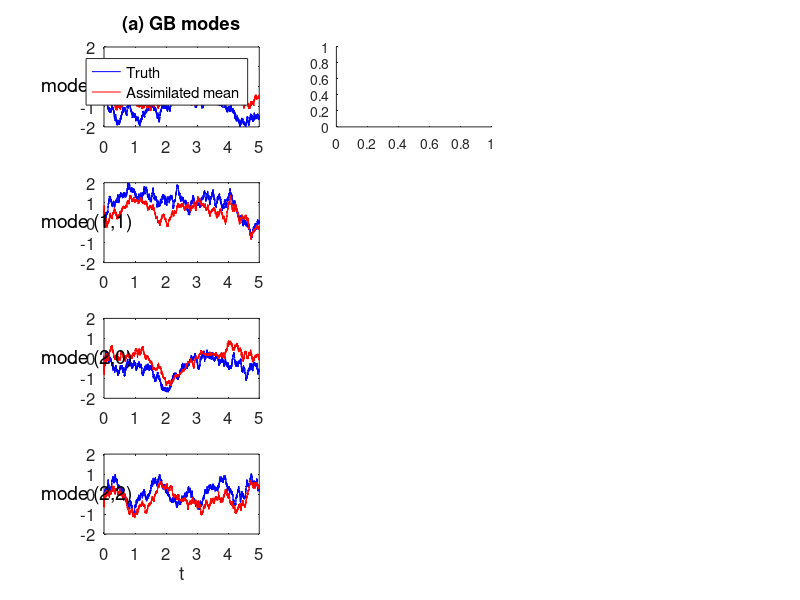

Write MATLAB code to recreate this figure. (Note: this script raises an error after producing the figure.)
rng(1);
n = 8;24; % model dim
L = 10; % num of obs
epsilon = 1;
k = [1, 0, 1, -1;%, 2, 0, 1, 2, 2, -1, 2, -2;
     0, 1, 1,  1];%, 0, 2, 2, 1, -1, 2, 2,  2];
kk = [k,k,k];

sigmal = 0.2;
omegak_p = 1/epsilon * sqrt(k(1,:).^2 + k(2,:).^2 + 1);
omegak_m = - 1/epsilon * sqrt(k(1,:).^2 + k(2,:).^2 + 1);

rk1 = [1./sqrt(k(1,:).^2 + k(2,:).^2+1) .* (-1i * k(2,:));
    1./sqrt(k(1,:).^2 + k(2,:).^2+1) .* (1i * k(1,:))];
rk2 = [1./sqrt(k(1,:).^2 + k(2,:).^2)/sqrt(2)/sqrt(k(1,:).^2 + k(2,:).^2 + 1) .* (1i * k(2,:) + k(1,:) .* sqrt(k(1,:).^2 + k(2,:).^2 + 1));
    1./sqrt(k(1,:).^2 + k(2,:).^2)/sqrt(2)/sqrt(k(1,:).^2 + k(2,:).^2 + 1) .* (-1i * k(1,:) + k(2,:) .* sqrt(k(1,:).^2 + k(2,:).^2 + 1))];
rk3 = [1./sqrt(k(1,:).^2 + k(2,:).^2)/sqrt(2)/sqrt(k(1,:).^2 + k(2,:).^2 + 1) .* (1i * k(2,:) - k(1,:) .* sqrt(k(1,:).^2 + k(2,:).^2 + 1));
    1./sqrt(k(1,:).^2 + k(2,:).^2)/sqrt(2)/sqrt(k(1,:).^2 + k(2,:).^2 + 1) .* (-1i * k(1,:) - k(2,:) .* sqrt(k(1,:).^2 + k(2,:).^2 + 1))];
rk = [rk1,rk2,rk3];
dk1 = -[0.5:0.05:1.05];
dk2 = -[0.65:0.05:1.2];
dk3 = -[0.65:0.05:1.2];
ak1 = zeros(n,n);
ak2 = zeros(n,n);
ak3 = zeros(n,n);
for i = 1:2:n
    ak1(i,i) = dk1((i+1)/2);
    ak1(i+1,i+1) = ak1(i,i);    
    ak2(i,i) = dk2((i+1)/2);
    ak2(i+1,i+1) = ak2(i,i); 
    ak2(i,i+1) = -omegak_p((i+1)/2);
    ak2(i+1,i) =  omegak_p((i+1)/2);
    ak3(i,i) = dk3((i+1)/2);
    ak3(i+1,i+1) = ak3(i,i);
    ak3(i,i+1) = -omegak_m((i+1)/2);
    ak3(i+1,i) =  omegak_m((i+1)/2);
end


a0 = zeros(3*n,1);
ak = blkdiag(ak1,ak2,ak3);
dt = 0.0001;
a1 = ak;
sigmak1 = eye(n);
sigmak2 = eye(n);
sigmak3 = eye(n);
sigmak = blkdiag(sigmak1,sigmak2,sigmak3);

b2 = sigmak;
Sgm1 = sigmal * eye(2*L);
InvBoB = (Sgm1 * Sgm1')^(-1);

T = 5;
NN = round(T/dt);
uII = zeros(3*n,NN);
uI = zeros(2*L,NN);
G = zeros(L*2,3*n);
uI(:,1) = rand(2*L,1)*pi*2-pi;
x = uI(1:2:end,1);x=x';
y = uI(2:2:end,1);y=y';
rng(2)
for i = 2:NN
    uII(:,i) = uII(:,i-1) + (a0 + a1 * uII(:,i-1)) * dt + b2 * sqrt(dt) * randn(3*n,1); % true signal up to current
end


for i = 2:NN
    G(1:2:end,1:2:end) = real(exp(1i*(x'*kk(1,:)+y'*kk(2,:))).*(ones(L,1) * rk(1,:)));
    G(1:2:end,2:2:end) = real(exp(1i*(x'*kk(1,:)+y'*kk(2,:))).* 1i.*(ones(L,1) *rk(1,:)));
    G(2:2:end,1:2:end) = real(exp(1i*(x'*kk(1,:)+y'*kk(2,:))).*(ones(L,1) *rk(2,:)));
    G(2:2:end,2:2:end) = real(exp(1i*(x'*kk(1,:)+y'*kk(2,:))).* 1i.*(ones(L,1) *rk(2,:)));
    G = G*2;
    A1 = G;
    uI(:,i) = uI(:,i-1) + A1 * uII(:,i-1) * dt + Sgm1 * randn(2*L,1) * sqrt(dt); % obs up to current
    x = uI(1:2:end,i-1);x=x';
    y = uI(2:2:end,i-1);y=y';
end

Rm = -diag(diag(sigmak).^2/2./diag(ak));

mu0 = zeros(3*n,1);
R0 = eye(3*n);
u_post = zeros(3*n,NN);
u_post(:,1) = mu0;
u_cov = zeros(3*n,NN);
u_cov(:,1) = diag(R0);
info_gain_total = zeros(1,NN);
info_gain_signal = zeros(1,NN);
info_gain_dispersion = zeros(1,NN);
for i = 2:NN
    x = uI(1:2:end,i-1);x=x';
    y = uI(2:2:end,i-1);y=y';
    G(1:2:end,1:2:end) = real(exp(1i*(x'*kk(1,:)+y'*kk(2,:))).*(ones(L,1) * rk(1,:)));
    G(1:2:end,2:2:end) = real(exp(1i*(x'*kk(1,:)+y'*kk(2,:))).* 1i.*(ones(L,1) *rk(1,:)));
    G(2:2:end,1:2:end) = real(exp(1i*(x'*kk(1,:)+y'*kk(2,:))).*(ones(L,1) *rk(2,:)));
    G(2:2:end,2:2:end) = real(exp(1i*(x'*kk(1,:)+y'*kk(2,:))).* 1i.*(ones(L,1) *rk(2,:)));
    G = G*2;
    A1 = G;
    mu = mu0 + (a0 + a1 * mu0) * dt + (R0 * A1') * InvBoB * (uI(:,i)-uI(:,i-1) - A1 * mu0 * dt);
    R = R0 + (a1 * R0 + R0* a1' + b2*b2' - (R0*A1') * InvBoB * (R0*A1')')*dt;
    u_post(:,i) = mu;
    u_cov(:,i) = diag(R);
    mu0 = mu;
    R0 = R;

    info_gain_signal(i) = 1/2*(mu)'*Rm^(-1)*(mu);
    info_gain_dispersion(i) =  -1/2 * log(det(R/Rm)) + 1/2 * trace(R/Rm) - 1/2 * 3*n;
    info_gain_total(i) = info_gain_signal(i) + info_gain_dispersion(i);
end
yval_current = info_gain_total(end);
numtemp = [1, 3, 5, 11];
figure
for i = 1:3
    for k = 1:4
        subplot(4,3,(k-1)*3+i)
        hold on
        plot(dt:dt:NN*dt,uII(numtemp(k)*2-1 + (i-1)*24,:),'b')
        plot(dt:dt:NN*dt,u_post(numtemp(k)*2-1 + (i-1)*24,:),'r')
        box on
        set(gca,'fontsize',12)
        ylim([-2,2])
        if i == 1
            if k == 1
                text(-2,0,'mode (1,0)','fontsize',14)
                legend('Truth','Assimilated mean')
            elseif k == 2
                text(-2,0,'mode (1,1)','fontsize',14)
            elseif k == 3
                text(-2,0,'mode (2,0)','fontsize',14)
            elseif k == 4
                text(-2,0,'mode (2,2)','fontsize',14)
            end
        end
        if k == 1
            if i == 1
                title('(a) GB modes')
            elseif i == 2
                title('(b) Gravity modes +')
            else
                title('(c) Gravity modes -')
            end
        end
        if k == 4
            xlabel('t')
        end
    end
end


uI_new0 = uI(:,end);
uII_new0 = uII(:,end);
mu_new0 = mu;
R_new0 = R;



% 

nb = 20;
uI = mod(uI+pi,2*pi)-pi;
[xx,yy] = meshgrid(linspace(-pi,pi,nb),linspace(-pi,pi,nb));
v1 = zeros(nb,nb);
v2 = zeros(nb,nb);
v1f = zeros(nb,nb);
v2f = zeros(nb,nb);
GG = zeros(2,n*3);
figure
for i = 1:3
    subplot(2,3,i)
    time = i * 20000-10000;
    u_all = [uII(1:2:end,time);uII(2:2:end,time)];
    uf_all = [u_post(1:2:end,time);u_post(2:2:end,time)];
    for j1 = 1:nb
        for j2 = 1:nb
            x = xx(j1,j2);
            y = yy(j1,j2);
            GG(1:2:end,1:2:end) = real(exp(1i*(x'*kk(1,:)+y'*kk(2,:))).*(rk(1,:)));
            GG(1:2:end,2:2:end) = real(exp(1i*(x'*kk(1,:)+y'*kk(2,:))).* 1i.*(rk(1,:)));
            GG(2:2:end,1:2:end) = real(exp(1i*(x'*kk(1,:)+y'*kk(2,:))).*(rk(2,:)));
            GG(2:2:end,2:2:end) = real(exp(1i*(x'*kk(1,:)+y'*kk(2,:))).* 1i.*(rk(2,:)));
            GG = GG*2;
            A1G = GG;
            v = A1G * u_all;
            vf = A1G * uf_all;
            v1(j1,j2) = v(1);
            v2(j1,j2) = v(2);
            v1f(j1,j2) = vf(1);
            v2f(j1,j2) = vf(2);
        end
    end
    
    v_amp = sqrt(v1.^2 + v2.^2);
    hold on
    contourf(xx,yy,v_amp,'linestyle','none')
    quiver(xx,yy,v1,v2,'k','linewidth',2)
    plot(uI(1:2:end,time),uI(2:2:end,time),'mo','linewidth',3)
    xlim([-pi,pi]);
    ylim([-pi,pi]);
    title(['Time = ',num2str(time * dt)],'fontsize',14);
    set(gca,'fontsize',12)
    box on
    xlabel('x','fontsize',12)
    ylabel('y','fontsize',12)
%     colormap parula
    
    subplot(2,3,i+3)
%     time = i * 10000;
    
    vf_amp = sqrt(v1f.^2 + v2f.^2);
    hold on
    contourf(xx,yy,vf_amp,'linestyle','none')
    quiver(xx,yy,v1f,v2f,'k','linewidth',2)
    plot(uI(1:2:end,time),uI(2:2:end,time),'mo','linewidth',3)
    xlim([-pi,pi]);
    ylim([-pi,pi]);
    title(['Time = ',num2str(time * dt)],'fontsize',14);
    set(gca,'fontsize',12)
    box on
    xlabel('x','fontsize',12)
    ylabel('y','fontsize',12)
%     colormap winter
end




